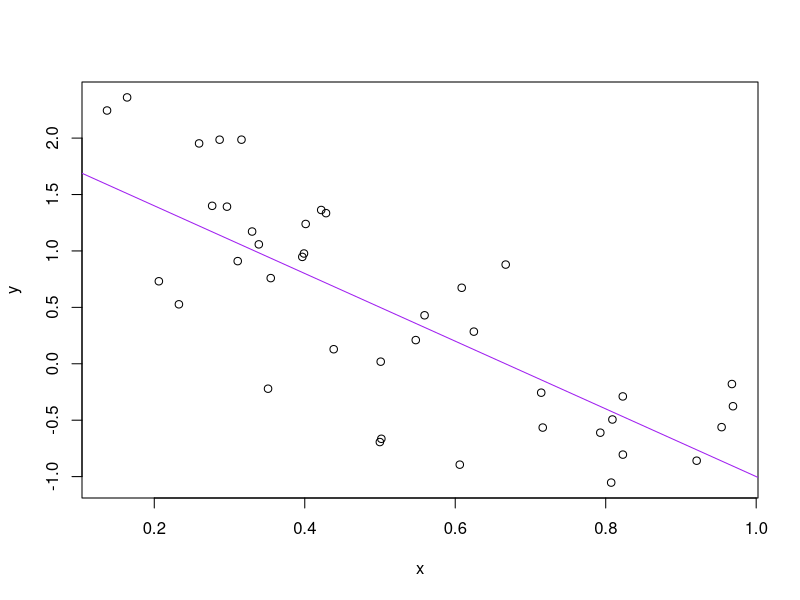

This chart was generated by the following R code:

a <- 2
b <- -3
sig_sq <- 0.5
x <- runif(40)
y <- a + b * x + rnorm(40, sd = sqrt(sig_sq))
(avg_x <- mean(x))
write(avg_x, "avg_x.txt")
plot(x, y)
abline(a, b, col = "purple")
dev.print(pdf, "toy_line_plot.pdf")